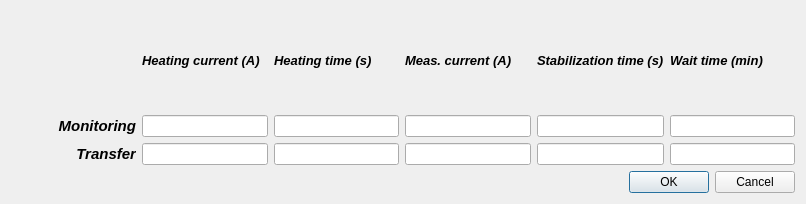
<?xml version="1.0" encoding="UTF-8"?>
<ui version="4.0">
 <class>Dlg_Measurement</class>
 <widget class="QDialog" name="Dlg_Measurement">
  <property name="geometry">
   <rect>
    <x>0</x>
    <y>0</y>
    <width>806</width>
    <height>204</height>
   </rect>
  </property>
  <property name="windowTitle">
   <string>Dialog</string>
  </property>
  <property name="modal">
   <bool>true</bool>
  </property>
  <layout class="QGridLayout" name="gridLayout_2">
   <item row="0" column="0">
    <layout class="QGridLayout" name="gridLayout">
     <item row="2" column="0">
      <widget class="QLabel" name="label_7">
       <property name="font">
        <font>
         <pointsize>11</pointsize>
         <weight>75</weight>
         <italic>true</italic>
         <bold>true</bold>
        </font>
       </property>
       <property name="text">
        <string>Transfer</string>
       </property>
       <property name="alignment">
        <set>Qt::AlignRight|Qt::AlignTrailing|Qt::AlignVCenter</set>
       </property>
      </widget>
     </item>
     <item row="1" column="0">
      <widget class="QLabel" name="label_6">
       <property name="font">
        <font>
         <pointsize>11</pointsize>
         <weight>75</weight>
         <italic>true</italic>
         <bold>true</bold>
        </font>
       </property>
       <property name="text">
        <string>Monitoring</string>
       </property>
       <property name="alignment">
        <set>Qt::AlignRight|Qt::AlignTrailing|Qt::AlignVCenter</set>
       </property>
      </widget>
     </item>
     <item row="2" column="4">
      <widget class="QLineEdit" name="lE_T_StabTime"/>
     </item>
     <item row="1" column="3">
      <widget class="QLineEdit" name="lE_M_MeasCurr">
       <property name="inputMask">
        <string/>
       </property>
      </widget>
     </item>
     <item row="0" column="3">
      <widget class="QLabel" name="label_3">
       <property name="font">
        <font>
         <pointsize>10</pointsize>
         <weight>75</weight>
         <italic>true</italic>
         <bold>true</bold>
        </font>
       </property>
       <property name="text">
        <string>Meas. current (A)</string>
       </property>
       <property name="scaledContents">
        <bool>false</bool>
       </property>
      </widget>
     </item>
     <item row="2" column="1">
      <widget class="QLineEdit" name="lE_T_HeatCurr"/>
     </item>
     <item row="1" column="1">
      <widget class="QLineEdit" name="lE_M_HeatCurr"/>
     </item>
     <item row="1" column="4">
      <widget class="QLineEdit" name="lE_M_StabTime"/>
     </item>
     <item row="1" column="2">
      <widget class="QLineEdit" name="lE_M_HeatTime"/>
     </item>
     <item row="2" column="3">
      <widget class="QLineEdit" name="lE_T_MeasCurr"/>
     </item>
     <item row="2" column="2">
      <widget class="QLineEdit" name="lE_T_HeatTime"/>
     </item>
     <item row="0" column="4">
      <widget class="QLabel" name="label_4">
       <property name="font">
        <font>
         <pointsize>10</pointsize>
         <weight>75</weight>
         <italic>true</italic>
         <bold>true</bold>
        </font>
       </property>
       <property name="text">
        <string>Stabilization time (s)</string>
       </property>
       <property name="scaledContents">
        <bool>false</bool>
       </property>
      </widget>
     </item>
     <item row="0" column="5">
      <widget class="QLabel" name="label_5">
       <property name="font">
        <font>
         <pointsize>10</pointsize>
         <weight>75</weight>
         <italic>true</italic>
         <bold>true</bold>
        </font>
       </property>
       <property name="text">
        <string>Wait time (min)</string>
       </property>
       <property name="scaledContents">
        <bool>false</bool>
       </property>
      </widget>
     </item>
     <item row="0" column="0">
      <spacer name="horizontalSpacer">
       <property name="orientation">
        <enum>Qt::Horizontal</enum>
       </property>
       <property name="sizeHint" stdset="0">
        <size>
         <width>40</width>
         <height>20</height>
        </size>
       </property>
      </spacer>
     </item>
     <item row="0" column="2">
      <widget class="QLabel" name="label_2">
       <property name="font">
        <font>
         <pointsize>10</pointsize>
         <weight>75</weight>
         <italic>true</italic>
         <bold>true</bold>
        </font>
       </property>
       <property name="text">
        <string>Heating time (s)</string>
       </property>
       <property name="scaledContents">
        <bool>false</bool>
       </property>
      </widget>
     </item>
     <item row="1" column="5">
      <widget class="QLineEdit" name="lE_M_WaitTime"/>
     </item>
     <item row="2" column="5">
      <widget class="QLineEdit" name="lE_T_WaitTime"/>
     </item>
     <item row="0" column="1">
      <widget class="QLabel" name="label">
       <property name="font">
        <font>
         <pointsize>10</pointsize>
         <weight>75</weight>
         <italic>true</italic>
         <bold>true</bold>
        </font>
       </property>
       <property name="text">
        <string>Heating current (A)</string>
       </property>
       <property name="scaledContents">
        <bool>false</bool>
       </property>
      </widget>
     </item>
    </layout>
   </item>
   <item row="1" column="0">
    <widget class="QDialogButtonBox" name="buttonBox">
     <property name="orientation">
      <enum>Qt::Horizontal</enum>
     </property>
     <property name="standardButtons">
      <set>QDialogButtonBox::Cancel|QDialogButtonBox::Ok</set>
     </property>
    </widget>
   </item>
  </layout>
 </widget>
 <tabstops>
  <tabstop>lE_M_HeatCurr</tabstop>
  <tabstop>lE_M_HeatTime</tabstop>
  <tabstop>lE_M_MeasCurr</tabstop>
  <tabstop>lE_M_StabTime</tabstop>
  <tabstop>lE_M_WaitTime</tabstop>
  <tabstop>lE_T_HeatCurr</tabstop>
  <tabstop>lE_T_HeatTime</tabstop>
  <tabstop>lE_T_MeasCurr</tabstop>
  <tabstop>lE_T_StabTime</tabstop>
  <tabstop>lE_T_WaitTime</tabstop>
  <tabstop>buttonBox</tabstop>
 </tabstops>
 <resources/>
 <connections>
  <connection>
   <sender>buttonBox</sender>
   <signal>accepted()</signal>
   <receiver>Dlg_Measurement</receiver>
   <slot>accept()</slot>
   <hints>
    <hint type="sourcelabel">
     <x>248</x>
     <y>254</y>
    </hint>
    <hint type="destinationlabel">
     <x>157</x>
     <y>274</y>
    </hint>
   </hints>
  </connection>
  <connection>
   <sender>buttonBox</sender>
   <signal>rejected()</signal>
   <receiver>Dlg_Measurement</receiver>
   <slot>reject()</slot>
   <hints>
    <hint type="sourcelabel">
     <x>316</x>
     <y>260</y>
    </hint>
    <hint type="destinationlabel">
     <x>286</x>
     <y>274</y>
    </hint>
   </hints>
  </connection>
 </connections>
</ui>
